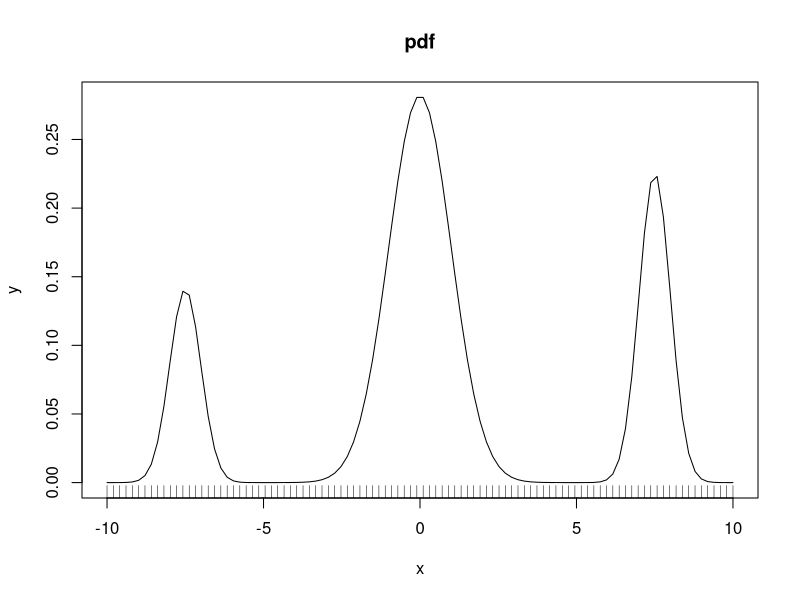
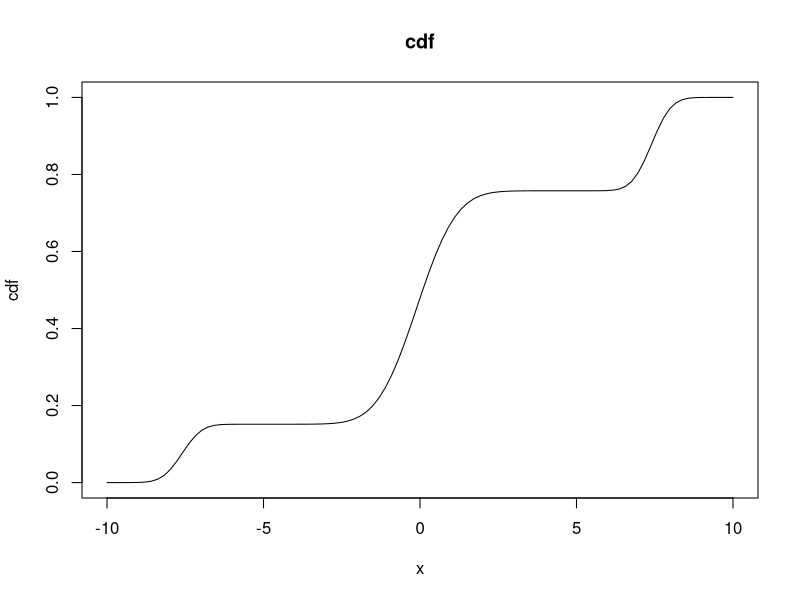

R code for these plots, in order:
set.seed(1)
n = 100
x = seq(-10,10,length=n)

fnrm = function(x, mu, sigma)
{
    ps = 2.0 * sigma ** 2.0
    e = exp((-(x - mu) ** 2.0) / ps)
    C = sqrt(2.0 * ps * acos(-1.0))
    e / C
}

# PDF function
f = function (x)
{
  rez <- 0
  rez <- rez + fnrm(x, 0, 1) 
  rez <- rez + 0.25*fnrm(x, -7.5, 0.5) 
  rez <- rez + 0.4*fnrm(x, 7.5, 0.5) 
  rez
}

y <- f(x)
plot(x,y,type="l")
rug(x)
title(main="pdf")

y <- y/sum(y)

cdf <- cumsum(y)

plot(x,cdf,type="l")
title(main="cdf")

cdf <- c(0, cdf)

